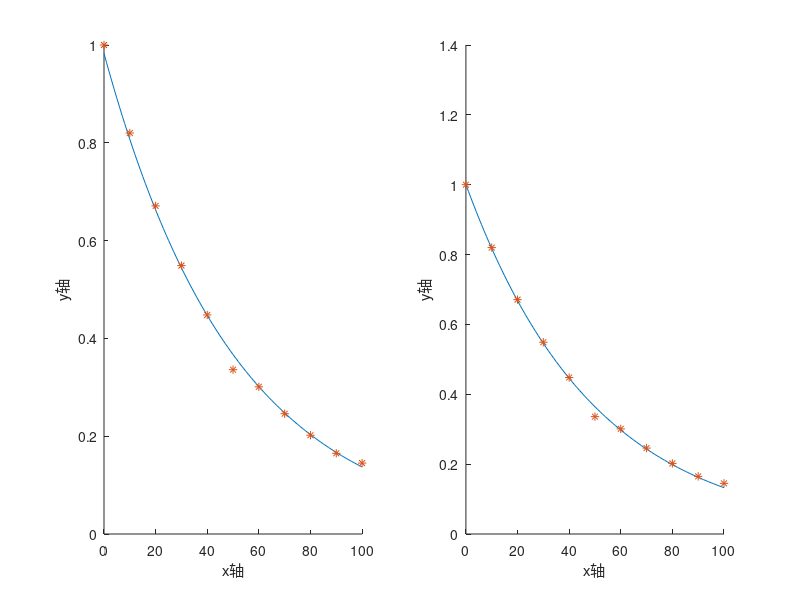

MATLAB code to generate this figure:

x1=[0 10 20 30 40 50 60	70 80 90 100];	
y1=[1 0.820 0.671 0.549	0.448 0.336 0.301 0.246 0.202 0.165 0.145];
y1=log(y1);				%转化为线性回归的方式进行求解
p=polyfit(x1,y1,1);     %输出多项式拟合（这里是线性拟合）的参数
a2=p(1);
a1=exp(p(2)); 
yhat=a1.*exp(a2.*x1);   %得到每个x对应下y的估计值
mse=sum((exp(y1)-yhat).^2)./length(y1);%求MSE值
[h p]=ttest(y1,yhat,'Alpha',0.05);%t检验并求p值
hold on
subplot(1,2,1); 
t1=0:100;               %画出拟合出来的函数
yhat=a1.*exp(a2.*t1);
hold on

plot(t1,yhat);
plot(x1,exp(y1),'*');   %画出给的点
xlabel('x轴');
ylabel('y轴');

canshu0=[a1 a2];

f=@(canshu0,x1)canshu0(1).*exp(canshu0(2).*x1); %直接在最小二乘准则下求解，这里是定义拟合函数的形式
canshu=lsqcurvefit(f,canshu0,x1,exp(y1));       %得到拟合的参数
yhat2=canshu(1).*exp(canshu(2).*x1);

mse=sum((exp(y1)-yhat2).^2)./length(y1);
[h, p]=ttest(y1,yhat2,'Alpha',0.01);
t1=0:100;
yhat2=canshu(1).*exp(canshu(2).*t1); 
subplot(1,2,2);
hold on 
plot(t1,yhat2); 
plot(x1,exp(y1),'*'); 
xlabel('x轴');
ylabel('y轴');
